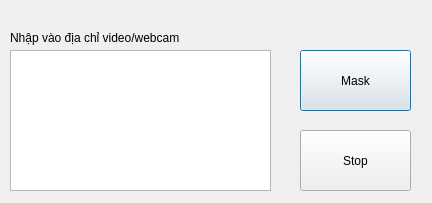
<?xml version="1.0" encoding="UTF-8"?>
<ui version="4.0">
 <class>Dialog</class>
 <widget class="QDialog" name="Dialog">
  <property name="windowModality">
   <enum>Qt::NonModal</enum>
  </property>
  <property name="enabled">
   <bool>true</bool>
  </property>
  <property name="geometry">
   <rect>
    <x>0</x>
    <y>0</y>
    <width>432</width>
    <height>203</height>
   </rect>
  </property>
  <property name="tabletTracking">
   <bool>false</bool>
  </property>
  <property name="windowTitle">
   <string>Dialog</string>
  </property>
  <property name="layoutDirection">
   <enum>Qt::LeftToRight</enum>
  </property>
  <property name="autoFillBackground">
   <bool>false</bool>
  </property>
  <property name="sizeGripEnabled">
   <bool>false</bool>
  </property>
  <property name="modal">
   <bool>false</bool>
  </property>
  <widget class="QPushButton" name="startButton">
   <property name="geometry">
    <rect>
     <x>300</x>
     <y>50</y>
     <width>111</width>
     <height>61</height>
    </rect>
   </property>
   <property name="text">
    <string>Mask</string>
   </property>
  </widget>
  <widget class="QTextEdit" name="textEdit">
   <property name="geometry">
    <rect>
     <x>10</x>
     <y>50</y>
     <width>261</width>
     <height>141</height>
    </rect>
   </property>
   <property name="font">
    <font>
     <pointsize>15</pointsize>
    </font>
   </property>
  </widget>
  <widget class="QLabel" name="label">
   <property name="geometry">
    <rect>
     <x>10</x>
     <y>30</y>
     <width>271</width>
     <height>16</height>
    </rect>
   </property>
   <property name="text">
    <string>Nhập vào địa chỉ video/webcam</string>
   </property>
  </widget>
  <widget class="QPushButton" name="stopButton">
   <property name="geometry">
    <rect>
     <x>300</x>
     <y>130</y>
     <width>111</width>
     <height>61</height>
    </rect>
   </property>
   <property name="text">
    <string>Stop</string>
   </property>
  </widget>
 </widget>
 <resources/>
 <connections/>
</ui>
